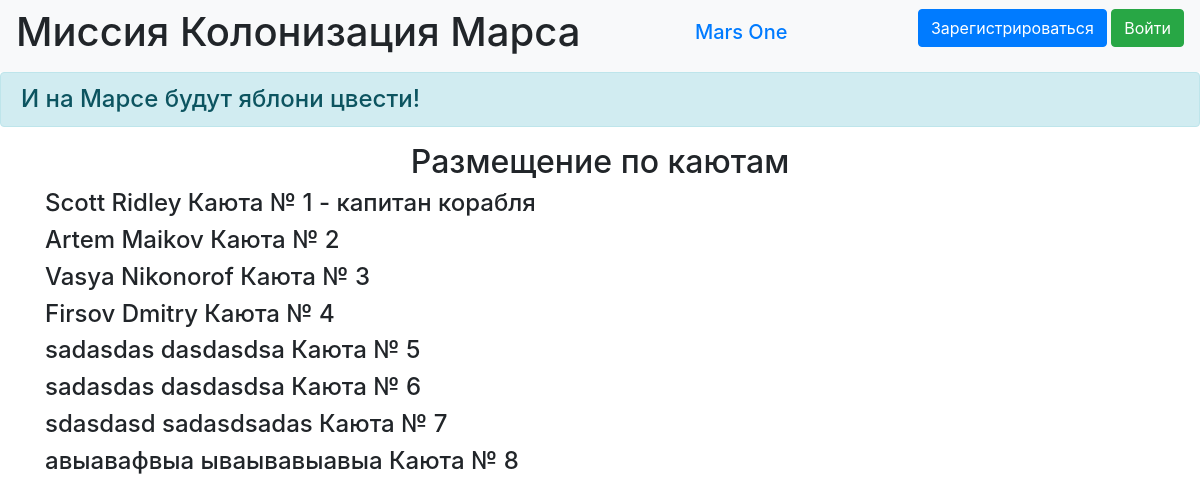
/distribution, run on the app's committed database.
### mars/data/users.py (models this page shows, shortened)
class User(SqlAlchemyBase, UserMixin):
    __tablename__ = 'users'
    id = sqlalchemy.Column(sqlalchemy.Integer,
                           primary_key=True, autoincrement=True)
    surname = sqlalchemy.Column(sqlalchemy.String, nullable=True)
    name = sqlalchemy.Column(sqlalchemy.String, nullable=True)
    age = sqlalchemy.Column(sqlalchemy.Integer, nullable=True)
    position = sqlalchemy.Column(sqlalchemy.String, nullable=True)
    speciality = sqlalchemy.Column(sqlalchemy.String, nullable=True)
    address = sqlalchemy.Column(sqlalchemy.String, nullable=True)
    email = sqlalchemy.Column(sqlalchemy.String,
                              index=True, unique=True, nullable=True)
    hashed_password = sqlalchemy.Column(sqlalchemy.String, nullable=True)
    modified_date = sqlalchemy.Column(sqlalchemy.DateTime,
                                      default=datetime.datetime.now)
    jobs = orm.relationship('Jobs', back_populates='user')

### mars/main.py (the view)
@app.route('/distribution')
def distribution():
    db_sess = db_session.create_session()
    user = db_sess.query(User).all()
    return render_template('distribution.html', user=user)

### mars/data/db_session.py (called while the page is built)
def create_session() -> Session:
    global __factory
    return __factory()

### mars/templates/distribution.html
{% extends "base.html" %}
{% block content %}
<h2>Размещение по каютам</h2>
    {% for item in user %}
        {% if item.id == 1 %}
            <h4> {{item.surname}} {{item.name}} Каюта № {{item.id}} - капитан корабля</h4>
        {% else %}
            <h4> {{item.surname}} {{item.name}} Каюта № {{item.id}}</h4>
    {% endif %}
    {% endfor %}
{% endblock %}

### mars/static/css/style.css (style rules this page uses)
h2 { text-align: center; }

### data on the page
User: surname "Scott", name "Ridley", id "1"
User: surname "Artem", name "Maikov", id "2"
User: surname "Vasya", name "Nikonorof", id "3"
User: surname "Firsov", name "Dmitry", id "4"
User: surname "sadasdas", name "dasdasdsa", id "5"
User: surname "sadasdas", name "dasdasdsa", id "6"
User: surname "sdasdasd", name "sadasdsadas", id "7"
User: surname "авыавафвыа", name "ываывавыавыа", id "8"
